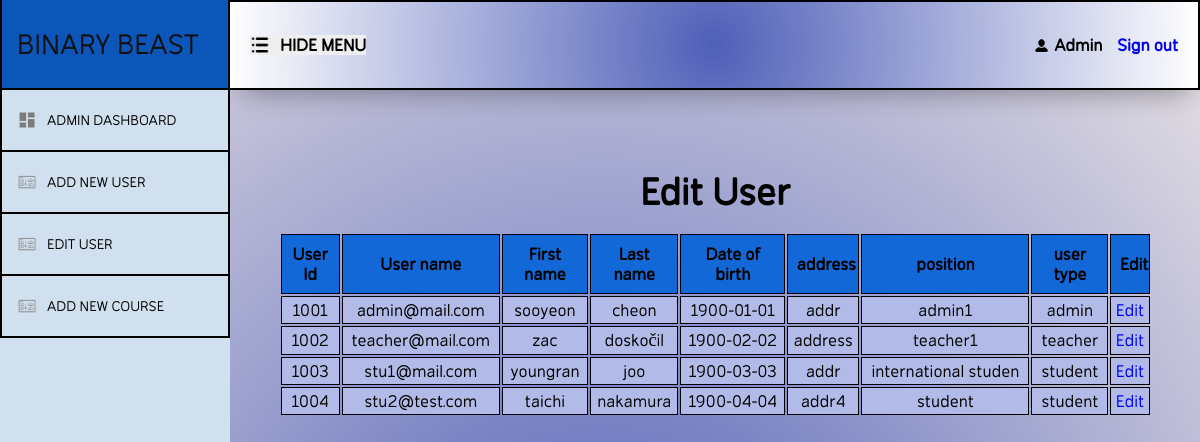
Screenshot of /BinaryBeast/admin/admin_index.php?addr=edit_user with the database file from the repository.
### tables this page shows
CREATE TABLE `users_tb` (
  `user_id` int(11) NOT NULL,
  `email` varchar(50) NOT NULL,
  `password` varchar(50) NOT NULL,
  `fname` varchar(50) NOT NULL,
  `lname` varchar(50) NOT NULL,
  `dob` date NOT NULL,
  `address` varchar(200) NOT NULL,
  `position` varchar(20) NOT NULL,
  `salt` varchar(20) NOT NULL,
  `user_type` varchar(10) NOT NULL
);

### BinaryBeast/admin/edit_user.php (the view, shortened to what this page needs)
<?php
$servername = 'localhost';
$username = 'root';
$password = '';
$database = 'education';
$dbcon = new mysqli($servername, $username, $password, $database);
$sql_cmd = "SELECT * FROM `users_tb` ";
$result = $dbcon->query($sql_cmd);
$trtd = '';
while ($row = $result->fetch_assoc()) {
    $trtd .= "<tr><td>" . $row['user_id'] . "</td><td>" . $row['email'] . "</td><td>" . $row['fname'] . "</td><td>" . $row['lname'] . "</td><td>" . $row['dob'] . "</td><td>" . $row['address'] . "</td><td>" . $row['position'] . "</td><td>" . $row['user_type'] . "</td><td><a href='" . $_SERVER['PHP_SELF'] . "?addr=edit_user&userid=" . $row['user_id'] . "'>Edit</a></td></tr>";
}
?>
<!DOCTYPE html>
<html lang="en">
<head>
</head>
<body>
    <div class="title">Edit User</div>
    <table>
        <tr>
            <th>User Id</th>
            <th>User name</th>
            <th>First name</th>
            <th>Last name</th>
            <th>Date of birth</th>
            <th>address</th>
            <th>position</th>
            <th>user type</th>
            <th>Edit</th>
        </tr>
        <?php echo $trtd ?>
    </table>
</body>
</html>

### BinaryBeast/indexStyles.css (style rules this page uses)
* { margin: 0; padding: 0; text-decoration: none; border: none; box-sizing: border-box; font-family: "simvoni"; font-size: large; }
th { padding: 1%; background-color: rgb(19, 104, 216); border: 1px solid black; }
td { background-color: rgb(178, 187, 231); text-align: center; padding: 3px; border: 1px solid black; }
table { width: 90%; margin-top: 2%; }
body { width: 100%; height: 100vh; max-width: 100vw; display: flex; align-items: flex-start; background: radial-gradient( circle, rgba(79, 95, 184, 1) 0%, rgba(235, 228, 229, 1) 100% ); }
.title { margin-top: 2em; font-size: 40px; font-weight: bold; }

### rows the page displays
users_tb: user_id "1001", email "admin@mail.com", fname "sooyeon", lname "cheon", dob "1900-01-01", address "addr", position "admin1", user_type "admin"
users_tb: user_id "1002", email "teacher@mail.com", fname "zac", lname "doskočil", dob "1900-02-02", address "address", position "teacher1", user_type "teacher"
users_tb: user_id "1003", email "stu1@mail.com", fname "youngran", lname "joo", dob "1900-03-03", address "addr", position "international studen", user_type "student"
users_tb: user_id "1004", email "stu2@test.com", fname "taichi", lname "nakamura", dob "1900-04-04", address "addr4", position "student", user_type "student"
